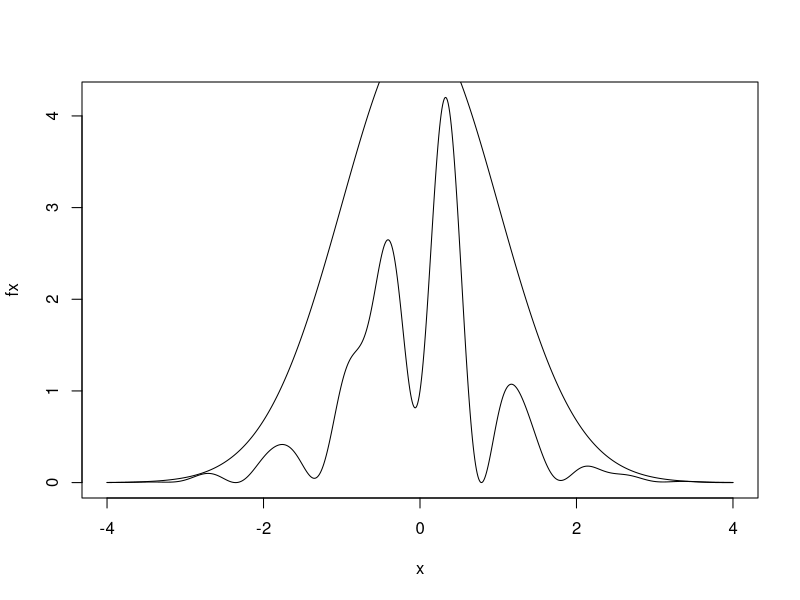

Reproduce this figure in R.

## metodo de aceitacao da por funcao envelope

x = seq(-4,4,0.01)
fx = exp(-x^2/2)*(sin(6*x)+3*cos(x)^2*sin(4*x)^2+1)

plot(x,fx,type ='l')


gx = 5*exp(-x^2/2)


lines(x,gx)
